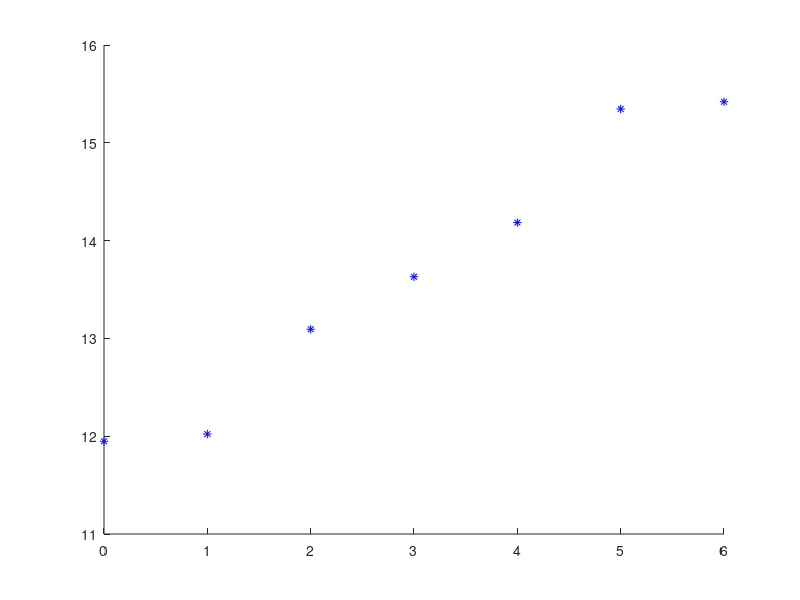

Recreate this plot in MATLAB. (Note: this script raises an error after producing the figure.)

lin=0;
lisup=7;
m=1.5;
b=3;
PercErr = .25;

ms1 = [15.42,15.346,14.184,13.630,13.094,12.022,11.948];
ms1  = sort(ms1);
index1 = [ 0:length(ms1)-1];
ms2 = [11.890,12.240,12.880,13.428,13.956,14.524,15.150,15.624];
index2 = [0:length(ms2)-1];


hold on
plot(index1,ms1,'*b');

[sol,inl,outl,sx,sy,tstd]=ransac1_demo(index1,ms1,0.5,0.25);


##
##sol
##length(inl)
##length(outl)
##plot(index1(inl),ms1(inl),'r.');
##plot(index1(outl),ms1(outl),'g.');
##
##
##plot ([lin:lisup],sol(1).*[lin:lisup]+sol(2),'r');
##
##
##plot(tstd(:,1),tstd(:,2),'.');
##plot(sx,sy,'y*');
##hold off




